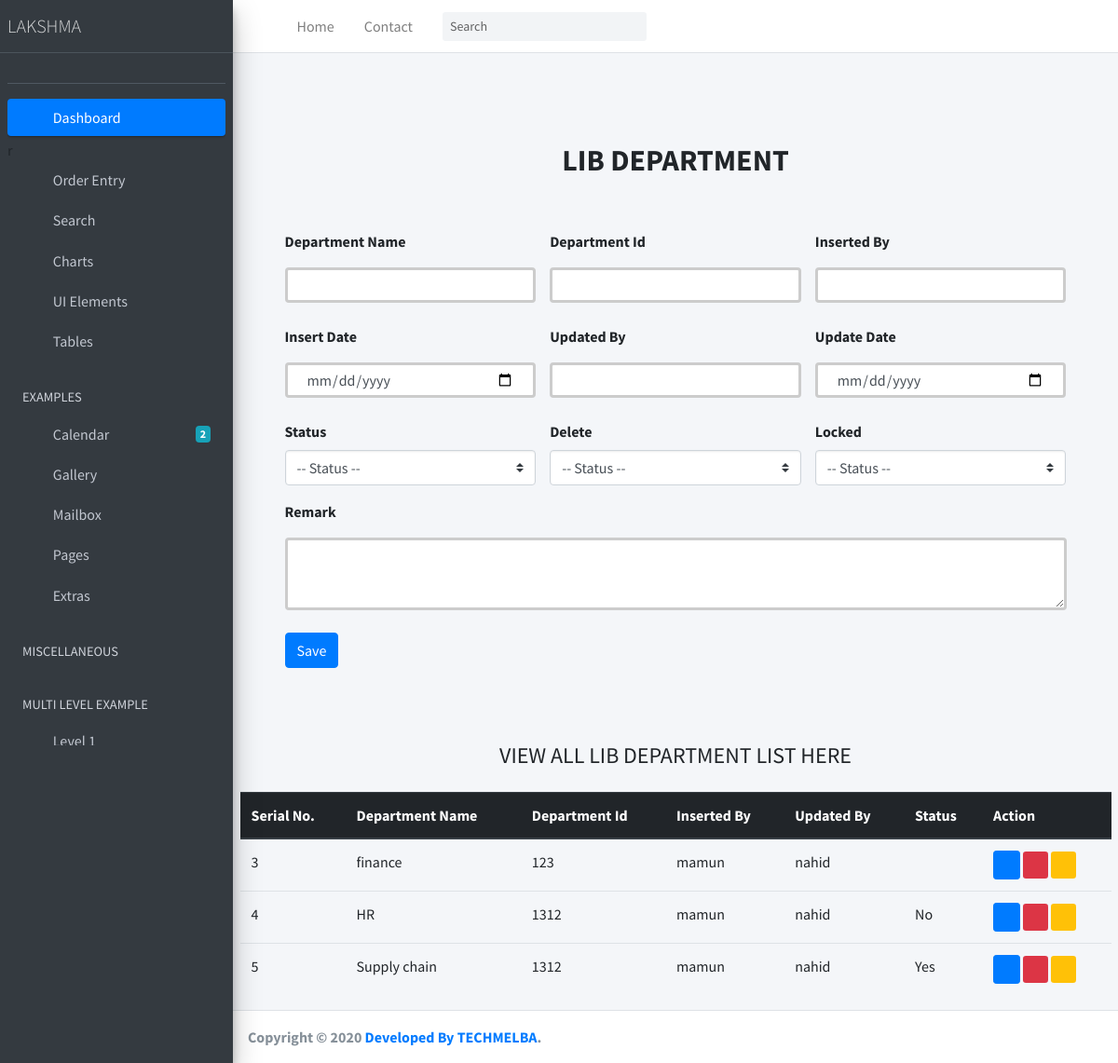
Screenshot of /lib_department/ with the database file from the repository.
### Lakshma_ERP_App/models.py (models this page shows, shortened)
class LibDepartment(models.Model):
    STATUS = (
        ('Yes', 'Yes'),
        ('No', 'No'),
    )
    department_name = models.CharField(max_length=200, null=True)
    department_id = models.CharField(max_length=20, default=0)
    remark = models.TextField(null=True)
    inserted_by = models.CharField(max_length=120, null=True)
    insert_date = models.DateTimeField(default=now)
    updated_by = models.CharField(max_length=120, null=True)
    update_date = models.DateTimeField(default=now)
    status_active = models.CharField(max_length=20, choices=STATUS, default=0, null=True)
    is_deleted = models.CharField(max_length=20, choices=STATUS, default=1, null=True)
    is_locked = models.CharField(max_length=20, choices=STATUS, default=1, null=True)

### Lakshma_ERP_App/views.py (the view, shortened to what this page needs)
# urls.py: path('lib_department/', LibDepartmentInfo.as_view(), name='LibDepartmentInfo'),
class LibDepartmentInfo(View):
    def get(self, request):
        department = LibDepartment.objects.all()
        context = {
            'department':department
        }
        return render(request, 'Order_Entry/lib_department.html', context)

### templates/Order_Entry/lib_department.html (shortened to what this page needs)
{% extends 'index.html' %}
{% block body %}
<div class="container p-5 bg-color">
    <div class="py-5 text-center">
      <h2 class="text-uppercase font-weight-bold">LIB DEPARTMENT</h2>
    </div>
    <div class="col-md-12 order-md-1 mb-2">
      <form class="needs-validation " method="post" action="" enctype="multipart/form-data">
        <div class="row justify-content-center">
           <div class="col-md-4 mb-3">
            <label for="department_name  ">Department Name</label>
            <input
            name="department_name  "
              type="text"
              class="form-control"
              id="department_name  "
              placeholder=""
              value=""
              required=""
            />
          </div>
           <div class="col-md-4 mb-3">
            <label for="department_id  ">Department Id</label>
            <input
            name="department_id  "
              type="text"
              class="form-control"
              id="department_id  "
              placeholder=""
              value=""
              required=""
            />
          </div>
          <div class="col-md-4 mb-3">
            <label for="inserted_by    ">Inserted By</label>
            <input
              name="inserted_by    "
              type="text"
              class="form-control"
              id="inserted_by    "
              placeholder=""
              value=""
            />
          </div>
          <div class="col-md-4 mb-3">
            <label for="insert_date    ">Insert Date</label>
            <input
              name="insert_date    "
              type="date"
              class="form-control"
              id="insert_date    "
              placeholder=""
              value=""
            />
          </div>
          <div class="col-md-4 mb-3">
            <label for="updated_by    ">Updated By</label>
            <input
              name="updated_by    "
              type="text"
              class="form-control"
              id="updated_by    "
              placeholder=""
              value=""
            />
          </div>
          <div class="col-md-4 mb-3">
            <label for="update_date    ">Update Date</label>
            <input
              name="update_date    "
              type="date"
              class="form-control"
              id="update_date    "
              placeholder=""
              value=""
            />
          </div>
          <div class="col-md-4 mb-3">
            <label for="status_active    ">Status</label>
            <select
            name="status_active "
            class="custom-select d-block w-100"
            id="status_active "
          >
          <option value="">-- Status --</option>
          </select>
          </div>
          <div class="col-md-4 mb-3">
            <label for="is_deleted     ">Delete</label>
            <select
            name="is_deleted  "
            class="custom-select d-block w-100"
            id="is_deleted  "
          >
          <option value="">-- Status --</option>
          </select>
          </div>
          <div class="col-md-4 mb-3">
            <label for="is_locked      ">Locked</label>
            <select
            name="is_locked   "
            class="custom-select d-block w-100"
            id="is_locked   "
          >
          <option value="">-- Status --</option>
          </select>
          </div>
          <div class="col-md-12 mb-3">
            <label for="remark  "> Remark </label>
            <textarea
            name="remark  "
              type="text"
              class="form-control"
              id="remark  "
              placeholder=""
              value=""
              required=""
            ></textarea>
          </div>
        </div>
        <button type="submit" class="btn btn-primary">Save</button>
      </form>
    </div>
    </div>
    <div class="container mt-4">
      <h4 class="text-center mb-4">VIEW ALL LIB DEPARTMENT LIST HERE</h4>
      <div class="table-responsive">
      <table class="table table-hover">
        <thead class="thead-dark">
          <tr>
            <th scope="col">Serial No.</th>
            <th scope="col">Department Name</th>
            <th scope="col">Department Id</th>
            <th scope="col">Inserted By</th>
            <th scope="col">Updated By</th>
            <th scope="col">Status</th>
            <th scope="col">Action</th>
          </tr>
        </thead>
        <tbody>
          {% for i in department  %}
          <tr>
            <td>{{i.id}}</td>
            <td>{{i.department_name}}</td>
            <td>{{i.department_id}}</td>
            <td>{{i.inserted_by}}</td>
            <td>{{i.updated_by}}</td>
            <td>{{i.status_active}}</td>
            <td>
             <a href="/viewcompanyInfo/{{i.id}}"><i class="fas fa-eye btn btn-primary btn-sm" ></i></a>
             <a href="/editcompanyInfo/{{i.id}}"><i class="fas fa-pencil-alt btn-danger btn-sm"></i></a>
             <a href="/delete_company/{{i.id}}"><i class="far fa-trash-alt btn-warning btn-sm"></i></a>
            </td>
          </tr>
          {% endfor %}
        </tbody>
      </table>
      </div>
    </div>
{%endblock body%}

### templates/index.html (style rules this page uses)
input[type=text] { width: 100%; padding: 12px 20px; margin: 8px 0; box-sizing: border-box; border: 3px solid #ccc; -webkit-transition: 0.5s; transition: 0.5s; outline: none; }
input[type=date] { width: 100%; padding: 12px 20px; margin: 8px 0; box-sizing: border-box; border: 3px solid #ccc; -webkit-transition: 0.5s; transition: 0.5s; outline: none; }
textarea[type=text] { width: 100%; padding: 12px 20px; margin: 8px 0; box-sizing: border-box; border: 3px solid #ccc; -webkit-transition: 0.5s; transition: 0.5s; outline: none; }

### rows the page displays
LibDepartment: id "3", department_name "finance", department_id "123", inserted_by "mamun", updated_by "nahid"
LibDepartment: id "4", department_name "HR", department_id "1312", inserted_by "mamun", updated_by "nahid", status_active "No"
LibDepartment: id "5", department_name "Supply chain", department_id "1312", inserted_by "mamun", updated_by "nahid", status_active "Yes"
